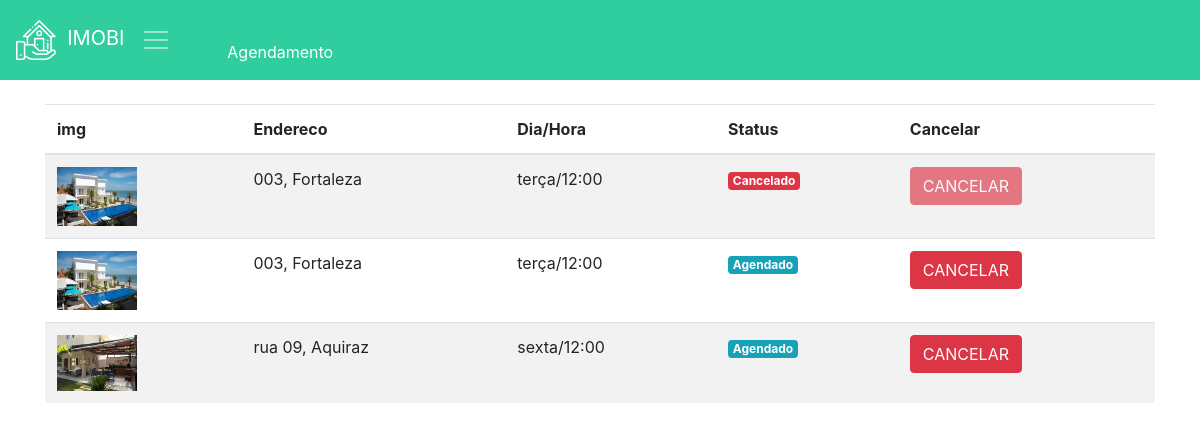
The app's page /agendamentos (signed in) with its own data.
### plataforma/models.py (models this page shows, shortened)
class Visitas(models.Model):
    choices = (('S', 'Segunda'),
            ('T', 'Terça'),
            ('Q', 'Quarta'),
            ('QI', 'Quinta'),
            ('SE', 'Sexta'),
            ('SA', 'Sabado'),
            ('D', 'Domingo'))
    choices_status = (('A', 'Agendado'),
            ('F', 'Finalizado'),
            ('C', 'Cancelado'))
    imovel = models.ForeignKey(Imovei, on_delete=models.DO_NOTHING)
    usuario = models.ForeignKey(User, on_delete=models.DO_NOTHING)
    dia = models.CharField(max_length=20)
    horario = models.TimeField()
    status = models.CharField(max_length=1, choices=choices_status, default="A")

class Imovei(models.Model):
    choices = (('V', 'Venda'),
                ('A', 'Aluguel'))
    choices_imovel = (('A', 'Apartamento'),
                ('C', 'Casa'))
    imagens = models.ManyToManyField(Imagem)
    valor = models.FloatField()
    quartos = models.IntegerField()
    tamanho = models.FloatField()
    cidade = models.ForeignKey(Cidade, on_delete=models.DO_NOTHING)
    rua = models.CharField(max_length=50)
    tipo = models.CharField(max_length=1, choices=choices)
    tipo_imovel = models.CharField(max_length=1, choices=choices_imovel)
    numero = models.IntegerField()
    descricao = models.TextField()
    dias_visita = models.ManyToManyField(DiasVisita)
    horarios = models.ManyToManyField(Horario)

class Imagem(models.Model):
    img = models.ImageField(upload_to='img')
    def __str__(self) -> str:
        return self.img.url

class Cidade(models.Model):
    nome = models.CharField(max_length=30)
    def __str__(self) -> str:
        return self.nome

### plataforma/views.py (the view)
# urls.py: path('agendamentos', views.agendamentos, name="agendamentos"),
def agendamentos(request):
    visitas = Visitas.objects.filter(usuario=request.user)
    return render(request, "agendamentos.html", {'visitas': visitas})

### plataforma/templates/agendamentos.html (shortened to what this page needs)
{% extends 'base.html' %}
{% load static %}
{% block 'head' %}
<link rel="stylesheet" href="{% static 'plataforma/css/home.css' %}">
{% endblock  %}
{% block 'body' %}
    <div class="container">
        <br>
        <table class="table table-striped">
        <thead>
            <tr>
                <th scope="col">img</th>
                <th scope="col">Endereco</th>
                <th scope="col">Dia/Hora</th>
                <th scope="col">Status</th>
                <th scope="col">Cancelar</th>
            </tr>
        </thead>
        <tbody>
            {% for visita in visitas %}
                <tr>
                    <th><img width="80" src="{{visita.imovel.imagens.all.0}}"></th>
                    <td>{{visita.imovel.rua}}, {{visita.imovel.cidade}}</td>
                    <td>{{visita.dia}}/{{visita.horario}}</td>
                    <td>
                        {% if visita.status == "A" %}
                            <span class="badge badge-info">Agendado</span>
                        {% endif %}
                        {% if visita.status == "C" %}
                            <span class="badge badge-danger">Cancelado</span>
                        {% endif %}
                    </td>
                    <td>
                        {% if visita.status == "A" %}
                            <a href="{% url 'cancelar_agendamento' visita.id %}" class="btn btn-danger">CANCELAR</a>
                        {% else %}
                            <a href="" class="btn btn-danger disabled">CANCELAR</a>
                        {% endif %}
                    </td>
                </tr>
            {% endfor %}
        </tbody>
    </table>
    </div>
{% endblock  %}

### records on screen
Visitas: imovel.imagens.all.0 (picture), imovel.rua "003", imovel.cidade "Fortaleza", dia "terça", horario "12:00", status "Cancelado"
Visitas: imovel.imagens.all.0 (picture), imovel.rua "003", imovel.cidade "Fortaleza", dia "terça", horario "12:00", status "Agendado"
Visitas: imovel.imagens.all.0 (picture), imovel.rua "rua 09", imovel.cidade "Aquiraz", dia "sexta", horario "12:00", status "Agendado"
